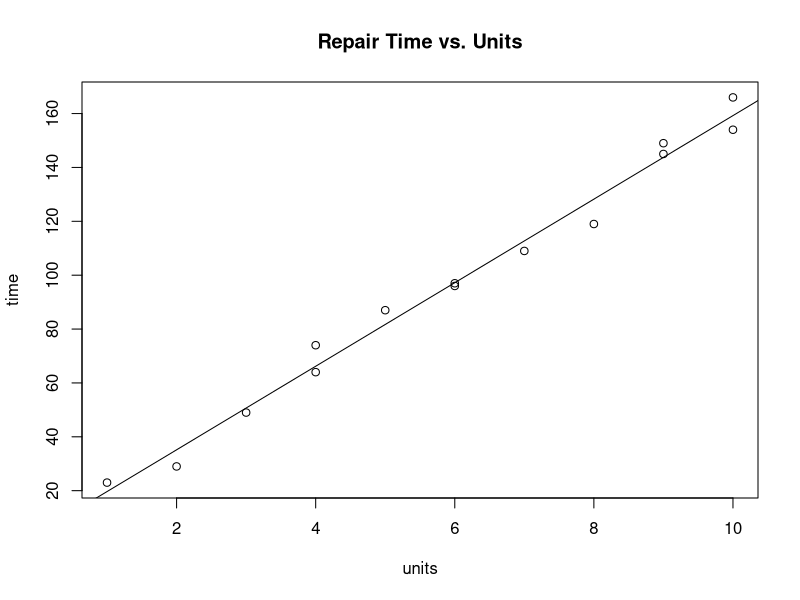

Recreate this plot in R. (Note: this script raises an error after producing the figure.)
#Step 1: Key in data

units<-c(1,2,3,4,4,5,6,6,7,8,9,9,10,10)
time<-c(23,29,49,64,74,87,96,97,109,119,149,145,154,166)

#Step 2: Plot the scatterplot with the fitted regression line

plot(units,time,main="Repair Time vs. Units")
abline(lm(time~units))

#The overall pattern is pretty linear and the fitted regression line 
#fits the data well. Hence the SLR model seems appropriate

#Step 3: Fitting the SLR model

result<-lm(time~units)
summary(result)

#Output:	
  
 # Call:
  #lm(formula = time ~ units)

#Residuals:
 # Min      1Q  Median      3Q     Max 
#-9.2318 -3.3415 -0.7143  4.7769  7.8033 

#Coefficients:
 # Estimate 	Std. Error 	t value 	Pr(>|t|)    
#(Intercept)    4.162      	3.355    		1.24    	0.239    
#units         15.509      	0.505   		30.71 	8.92e-13 ***
 # ---
  #Signif. codes:  0 '***' 0.001 '**' 0.01 '*' 0.05 '.' 0.1 ' ' 1

#Residual standard error: 5.392 on 12 degrees of freedom
#Multiple R-squared:  0.9874,	Adjusted R-squared:  0.9864 
#F-statistic: 943.2 on 1 and 12 DF,  p-value: 8.916e-13

#.	The fitted regression equation is

#Time= 4.162+ 15.509*Units

#.	The column Pr(>|t|) is the p-value of the test for Ho: coef = 0. 

#Since the p-value for "units" is almost 0, 
#the slope (estimated as 15.509) is significantly different to zero. 

#.	RSE = 5.392, which is the root mean square error (RMSE), 
#the estimate of sigma??????

#.	Adjusted R-sq measures the goodness of fit of the model to the data: 
#0% (not fit at all) to 100% (perfect fit).

#.	C.I. for coefficients (parameters)

#For each coefficient, its estimate and std. error (S.E.) are reported 
#and so we can find the confidence interval for the coefficient: 
  #coef +/- t_alpha/2 * SE
  #where the d.f. of t is the d.f. of the RSE in the output 
#(here it is 12, which is n-2 for SLR model). 
#For example, for 95% level, the t critical value at 12 d.f.  is 2.1788.

#Step 4: Assumption checking/model diagnostics
#We are now checking the assumptions for SLR model. 
#It is pretty much the same as in ANOVA model: three assumptions, 
#normality, equal variances and independence of residuals. 
#However, different to ANOVA model, there is no test for equal variance 
#assumption available.

#r<-residuals(result)
#rs<-rstandard(result)
#fits<-fitted.values(result)

#.	Test for normality: 
#Ho: residuals follow a normal distribution vs. Ha: Ho is false

# check the normality of (standard) residuals
#Shapiro-Wilk normality test

#data:  rs
#W = 0.96251, p-value = 0.7641

#.	Check for equal variance of (standard) residuals, and outliers, 
#by residual plot
#R code:
  
library(car)
plot(fits,rs,main="residuals vs. fitted values")

#.	All the standard residuals are within +/- 2 range, so no outliers exist.
#.	The plot shows no pattern, like a scattered random cloud.
#The equal variance assumption of residuals is reasonable.
